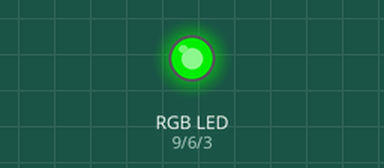
Recording of a sketch running on a simulated Arduino Uno, built with avr-gcc and run on an emulated ATmega328P. Parts: an RGB LED mixed from three pins (HIGH = lit).

Above: at 0.05 s.
At 0.55 s:
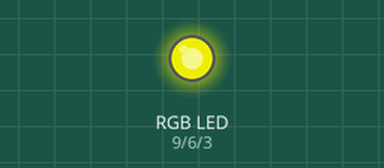
At 0.9 s:
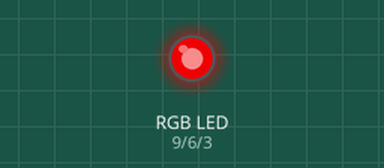
At 1.35 s:
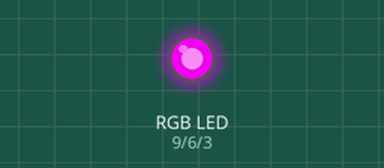
At 1.55 s:
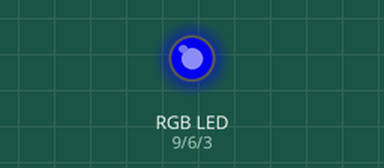
At 1.8 s:
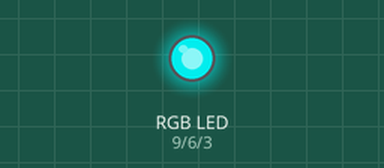
Timing chart, 0 to 4.2 s (numbered marks = the images above):
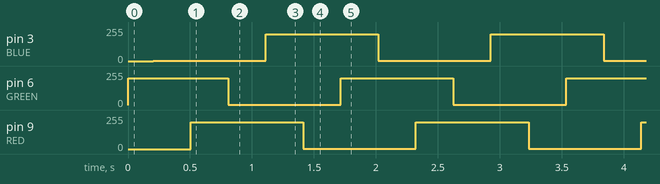

The sketch:

_6Colors.pde
```cpp
int RED = 9;    // RED pin of the LED to PWM pin 9
int GREEN = 6;  // GREEN pin of the LED to PWM pin 6
int BLUE = 3;   // BLUE pin of the LED to PWM pin 3

int STEPSIZE = 1;
int BRIGHTNESS = 200;
int DELAY = 1;
int BREAK = 99;


void setup()
{
  // nothing for setup
}

void loop()
{


  //------------------------------------------------------------------
  for(int r = 0; r < BRIGHTNESS; r+=STEPSIZE) // Teal fades to Green 1
  {
    analogWrite(BLUE, (BRIGHTNESS-r));
    analogWrite(GREEN, BRIGHTNESS);
    delay(DELAY);
  }
  delay(BREAK);


  //------------------------------------------------------------------
  for(int r = 0; r < BRIGHTNESS; r+=STEPSIZE) //Green fades to Yellow 2
  {
    analogWrite(GREEN, BRIGHTNESS);
    analogWrite(RED, r);
    delay(DELAY);
  }
  delay(BREAK);


  for(int r = 0; r < BRIGHTNESS; r+=STEPSIZE) //Yellow fades to Red 3
  {
    analogWrite(GREEN, (BRIGHTNESS-r));
    analogWrite(RED, BRIGHTNESS);
    delay(DELAY);
  }
  delay(BREAK);


  //------------------------------------------------------------------
  for(int r = 0; r < BRIGHTNESS; r+=STEPSIZE) //Red fades to Purple 4
  {
    analogWrite(RED, BRIGHTNESS);
    analogWrite(BLUE, r);
    delay(DELAY);
  }
  delay(BREAK);


  //------------------------------------------------------------------
  for(int r = 0; r < BRIGHTNESS; r+=STEPSIZE) //Purple fades to blue 5
  {
    analogWrite(RED, (BRIGHTNESS-r));
    analogWrite(BLUE, BRIGHTNESS);
    delay(DELAY);
  }
  delay(BREAK);


  //------------------------------------------------------------------
  for(int r = 0; r < BRIGHTNESS; r+=STEPSIZE) //Blue fades to Teal 6
  {
    analogWrite(BLUE, BRIGHTNESS);
    analogWrite(GREEN, r);
    delay(DELAY);
  }
  delay(BREAK);


}
```

Measured:
- by itself, pin 3 (BLUE): repeats every 1.8 s: 199/255 0.10 s, 200/255 0.81 s, 1/255 0.91 s
- by itself, pin 6 (GREEN): repeats every 1.8 s: 1/255 0.91 s, 199/255 0.10 s, 200/255 0.81 s
- by itself, pin 9 (RED): repeats every 1.8 s: 200/255 0.81 s, 1/255 0.91 s, 199/255 0.10 s
